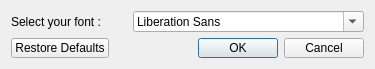
<?xml version="1.0" encoding="UTF-8"?>
<ui version="4.0">
 <class>Dialog</class>
 <widget class="QDialog" name="Dialog">
  <property name="geometry">
   <rect>
    <x>0</x>
    <y>0</y>
    <width>375</width>
    <height>69</height>
   </rect>
  </property>
  <property name="minimumSize">
   <size>
    <width>375</width>
    <height>69</height>
   </size>
  </property>
  <property name="maximumSize">
   <size>
    <width>375</width>
    <height>69</height>
   </size>
  </property>
  <property name="windowTitle">
   <string>Select your font</string>
  </property>
  <layout class="QVBoxLayout" name="verticalLayout">
   <item>
    <layout class="QHBoxLayout" name="horizontalLayout">
     <item>
      <widget class="QLabel" name="label">
       <property name="text">
        <string>Select your font :</string>
       </property>
      </widget>
     </item>
     <item>
      <widget class="QFontComboBox" name="fontComboBox"/>
     </item>
    </layout>
   </item>
   <item>
    <widget class="QDialogButtonBox" name="buttonBox">
     <property name="orientation">
      <enum>Qt::Horizontal</enum>
     </property>
     <property name="standardButtons">
      <set>QDialogButtonBox::Cancel|QDialogButtonBox::Ok|QDialogButtonBox::RestoreDefaults</set>
     </property>
    </widget>
   </item>
  </layout>
 </widget>
 <resources/>
 <connections>
  <connection>
   <sender>buttonBox</sender>
   <signal>accepted()</signal>
   <receiver>Dialog</receiver>
   <slot>accept()</slot>
   <hints>
    <hint type="sourcelabel">
     <x>248</x>
     <y>254</y>
    </hint>
    <hint type="destinationlabel">
     <x>157</x>
     <y>274</y>
    </hint>
   </hints>
  </connection>
  <connection>
   <sender>buttonBox</sender>
   <signal>rejected()</signal>
   <receiver>Dialog</receiver>
   <slot>reject()</slot>
   <hints>
    <hint type="sourcelabel">
     <x>316</x>
     <y>260</y>
    </hint>
    <hint type="destinationlabel">
     <x>286</x>
     <y>274</y>
    </hint>
   </hints>
  </connection>
 </connections>
</ui>
